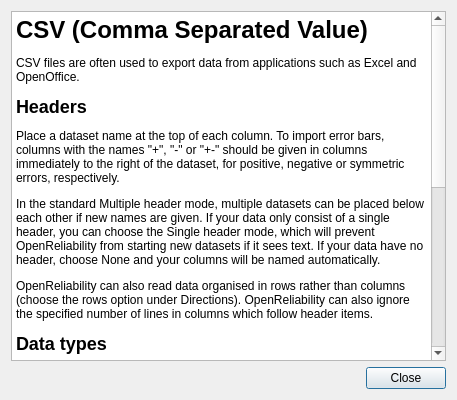
<?xml version="1.0" encoding="UTF-8"?>
<ui version="4.0">
 <class>ImportCSVHelpDialog</class>
 <widget class="QDialog" name="ImportCSVHelpDialog">
  <property name="geometry">
   <rect>
    <x>0</x>
    <y>0</y>
    <width>457</width>
    <height>400</height>
   </rect>
  </property>
  <property name="windowTitle">
   <string>CSV import help</string>
  </property>
  <layout class="QVBoxLayout" name="verticalLayout">
   <item>
    <widget class="QTextEdit" name="textEdit">
     <property name="readOnly">
      <bool>true</bool>
     </property>
     <property name="html">
      <string>&lt;html&gt;&lt;head/&gt;&lt;body&gt;&lt;p&gt;&lt;span style=&quot; font-size:xx-large; font-weight:600;&quot;&gt;CSV (Comma Separated Value)&lt;/span&gt;&lt;/p&gt;&lt;p&gt;CSV files are often used to export data from applications such as Excel and OpenOffice.&lt;/p&gt;&lt;p&gt;&lt;span style=&quot; font-size:x-large; font-weight:600;&quot;&gt;Headers&lt;/span&gt;&lt;/p&gt;&lt;p&gt;Place a dataset name at the top of each column. To import error bars, columns with the names &quot;+&quot;, &quot;-&quot; or &quot;+-&quot; should be given in columns immediately to the right of the dataset, for positive, negative or symmetric errors, respectively.&lt;/p&gt;&lt;p&gt;In the standard Multiple header mode, multiple datasets can be placed below each other if new names are given. If your data only consist of a single header, you can choose the Single header mode, which will prevent OpenReliability from starting new datasets if it sees text. If your data have no header, choose None and your columns will be named automatically.&lt;/p&gt;&lt;p&gt;OpenReliability can also read data organised in rows rather than columns (choose the rows option under Directions). OpenReliability can also ignore the specified number of lines in columns which follow header items.&lt;/p&gt;&lt;p&gt;&lt;span style=&quot; font-size:x-large; font-weight:600;&quot;&gt;Data types&lt;/span&gt;&lt;/p&gt;&lt;p&gt;OpenReliability will try to guss the data type (numeric, text or date) depending on what values it sees. You can override this by putting the datatype name in brackets in the column header. If you want to read in text use (text) after the name of the dataset in the top column, e.g. &quot;name (text)&quot;. Date-times can have &quot; (date)&quot; after the column name. OpenReliability uses ISO dates by default YYYY-MM-DDThh:mm:ss, but this can be changed.&lt;/p&gt;&lt;p&gt;&lt;span style=&quot; font-size:x-large; font-weight:600;&quot;&gt;Options&lt;/span&gt;&lt;/p&gt;&lt;p&gt;There are several variants of CSV files used. You may wish to change the delimiter to be a tab (TSV) or space. Your file may also use European or English numerical values e.g. (1,23 or 1.23), so you may wish to override your computer's default format.&lt;/p&gt;&lt;p&gt;There are many different date and time formats. You can enter your own format in the box given [a combination of YYYY (or YY), MM (or M), DD (or D), HH, MM and SS].&lt;/p&gt;&lt;p&gt;The &quot;Treat blanks as data values&quot; option will insert NaN values or empty strings into datasets, if blank data values are encountered.&lt;/p&gt;&lt;p&gt;If you are using non-ASCII characters in your text you need to encode the text in your file with a Unicode encoding (e.g. UTF-8) and choose the correct encoding in the encoding drop down box. &lt;/p&gt;&lt;/body&gt;&lt;/html&gt;</string>
     </property>
    </widget>
   </item>
   <item>
    <widget class="QDialogButtonBox" name="buttonBox">
     <property name="orientation">
      <enum>Qt::Horizontal</enum>
     </property>
     <property name="standardButtons">
      <set>QDialogButtonBox::Close</set>
     </property>
    </widget>
   </item>
  </layout>
 </widget>
 <resources/>
 <connections>
  <connection>
   <sender>buttonBox</sender>
   <signal>clicked(QAbstractButton*)</signal>
   <receiver>ImportCSVHelpDialog</receiver>
   <slot>close()</slot>
   <hints>
    <hint type="sourcelabel">
     <x>248</x>
     <y>254</y>
    </hint>
    <hint type="destinationlabel">
     <x>157</x>
     <y>274</y>
    </hint>
   </hints>
  </connection>
 </connections>
</ui>
